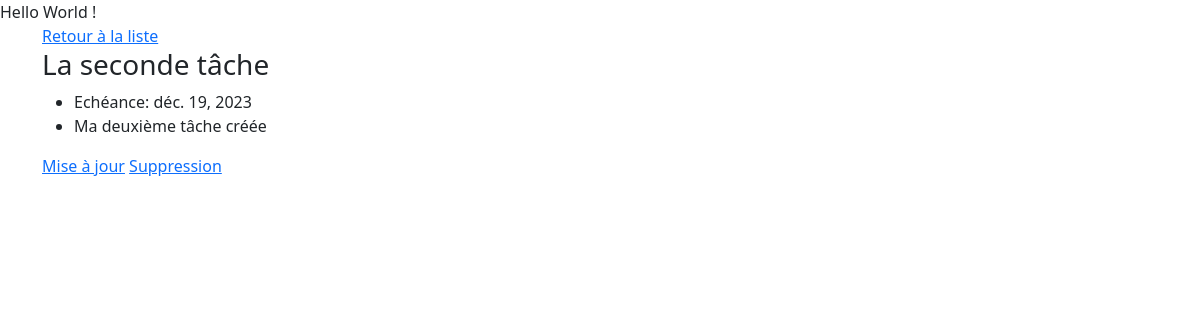
Page /details/2/ on the committed database.
### todo/models.py (models this page shows, shortened)
class Task(models.Model):
    name = models.CharField(max_length=50)
    description = models.TextField()
    created_date = models.DateField(auto_now_add=True)
    due_date = models.DateField(auto_now_add=True)
    closed = models.BooleanField(default=False)

### todo/views.py (the view)
# urls.py: path('details/<int:id>/', views.task_details, name='url_task_details'),
def task_details(request, id):
    task = Task.objects.get(id=id)
    context = {
        'task': task
    }
    return render(request, 'todo/task_details.html', context)

### todo/templates/todo/task_details.html (shortened to what this page needs)
{% extends 'base.html' %}
{% block content %}
  <a href="{% url 'url_task_list' %}">Retour à la liste</a>
  <h3> {{ task.name }} </h3>
  <ul>
    <li>Echéance: {{ task.due_date }} </li>
    <li> {{ task.description }} </li>
  </ul>
  <a href="{% url 'url_task_update' task.id %}">Mise à jour</a>
  <a href="{% url 'url_task_delete' task.id %}">Suppression</a>
{% endblock content %}

### rows in the picture
Task: name "La seconde tâche", due_date "déc. 19, 2023", description "Ma deuxième tâche créée"
